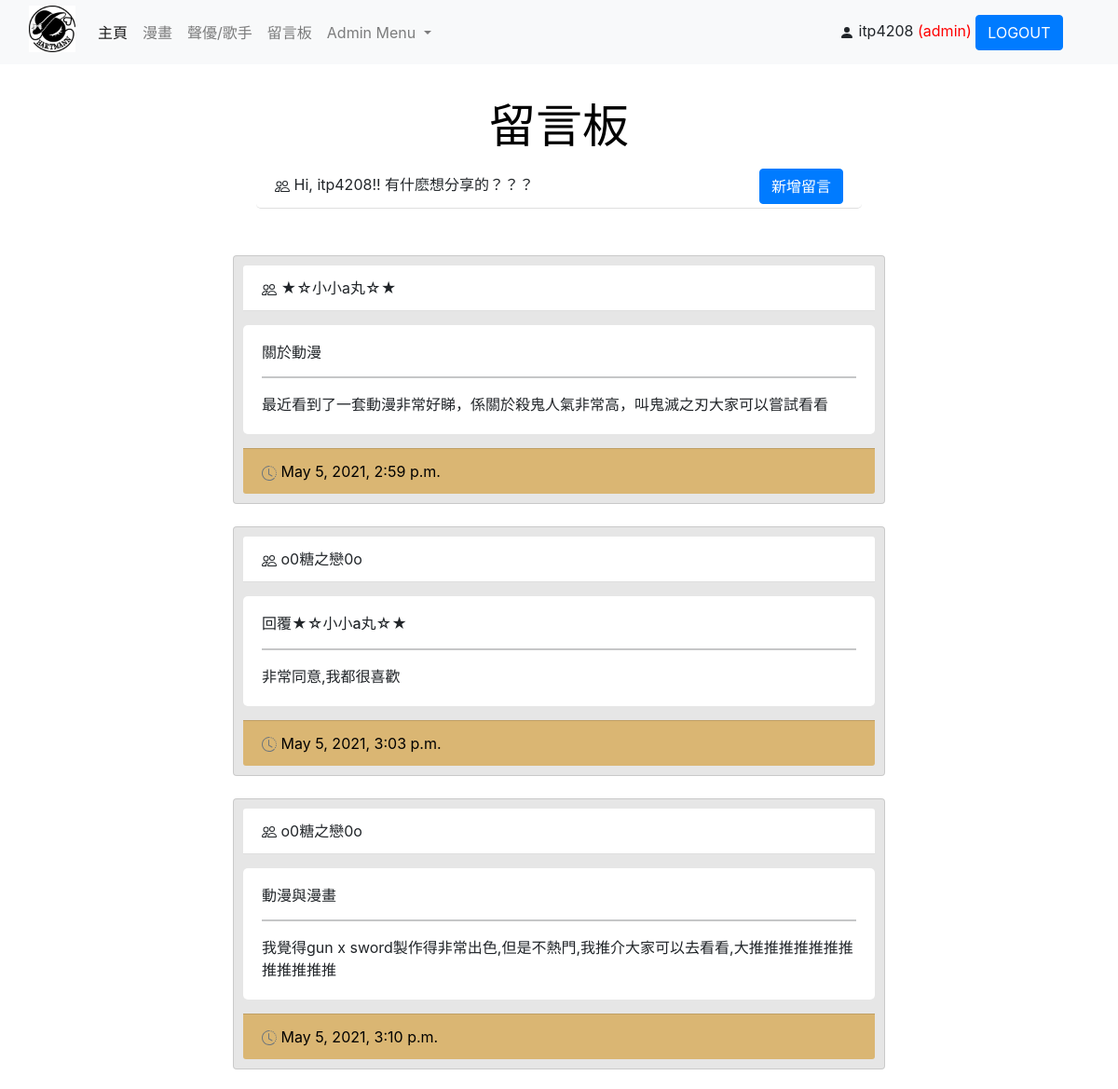
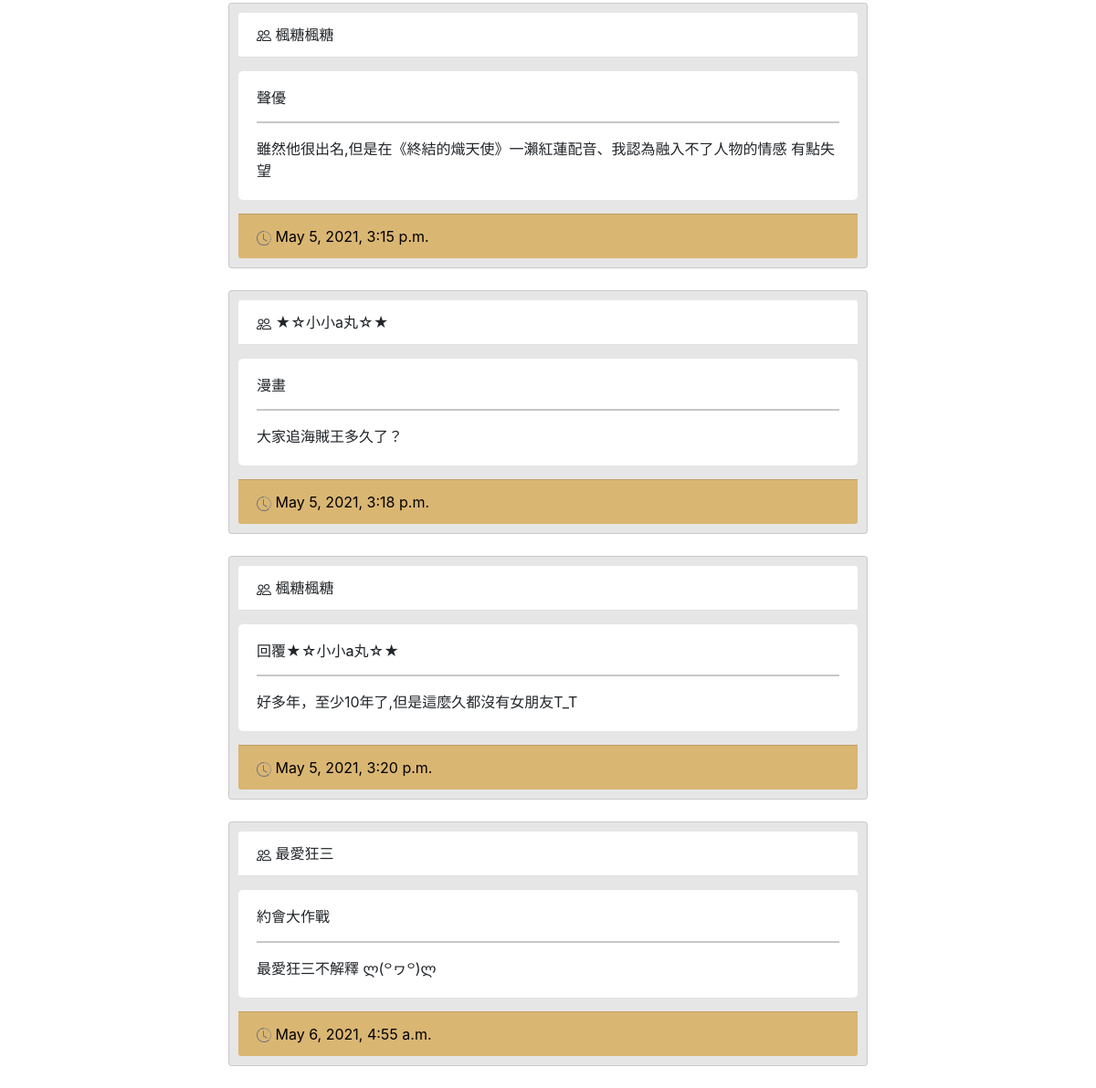
Page /blog/ (signed in) on the committed database (2 pictures, top to bottom).
### myapp/models.py (models this page shows, shortened)
class BlogPostDetail(models.Model):
    title   = models.CharField(max_length=120)
    author_name =  models.CharField(max_length=100, null=True,default='')
    content = models.TextField()
    created = models.DateTimeField(auto_now_add=True)
    updated = models.DateTimeField(auto_now=True)
    class Meta:
        pass

### myapp/views.py (the view)
# urls.py: url(r'^blog/$', ViewBlogPost.as_view(), name='blog'),
class ViewBlogPost(ListView):
        queryset = BlogPostDetail.objects.all()
        template_name = 'blog.html'

### myapp/templates/blog.html (shortened to what this page needs)
{% extends "include/base.html" %}
{% block content %}
<center>
<div id="background">
    <a id="create_blog" style="font-size: 50px;color: black;">留言板</a>
    <div class="card-header" style="height: 50px;max-width: 650px;">
        {% if request.user.is_authenticated %}
            <div style="float: left;">
                <p>
                        Hi, {{ request.user }}!! 有什麽想分享的？？？
                </p>
            </div>
            <div style="float: right; margin-top: -5px;">
                <a href="/blog_create/">
                    <button class="btn btn-primary" type="button">
                        新增留言
                    </button>
                </a>
            </div>
        {% endif %}
    </div>
</div>
{% if object_list %}
        {% for post in object_list %}
            <div class="card text-left col-8 mb-4">
                <div class="card-header">
                    {{ post.author_name }}
                </div>
                <div class="card-body">
                    <h6 class="card-title">{{ post.title }}</h6>
                    <hr>
                    <p class="card-text">{{ post.content }}</p>
                </div>
                <div class="card-footer text-muted">
                    <a id="time">{{ post.updated }}</a>
                </div>
            </div>
        {% endfor %}
    </center>
{% endif %}
{% endblock content %}

### myapp/templates/include/nav.html (shortened to what this page needs)
<link rel="stylesheet" href="../../static/css/bootstrap.min.css">
<nav class="navbar navbar-expand-lg navbar-light bg-light" style="z-index: 2;">
    <div class="container-fluid">
      <a class="navbar-brand" href="/home/">
        <img alt="Brand" style="max-width:50px;margin-top:-7px;" src="../../static/images/logo2.png">
      </a>
      <div class="collapse navbar-collapse" id="navbarNavDropdown">
        <ul class="navbar-nav col-lg-9">
          <li><a class="nav-link active" aria-current="page" href="/home/">主頁</a></li>
          <li><a class="nav-link" aria-current="page" href="/cartoon/">漫畫</a></li>
          <li><a class="nav-link" aria-current="page" href="/singer/">聲優/歌手</a></li>
          <li><a class="nav-link" aria-current="page" href="/blog/">留言板</a></li>
          {% if user.is_superuser %}
          <li class="nav-item dropdown">
            <a class="nav-link dropdown-toggle" href="#" id="navbarDropdownMenuLink" role="button" data-bs-toggle="dropdown" aria-expanded="false">
              Admin Menu
            </a>
          </li>
          {% endif %}
        </ul>
        <div class="d-grid gap-2 d-md-flex justify-content-md-end">
          <center>
            {% if request.user.is_authenticated %}
              <svg xmlns="http://www.w3.org/2000/svg" width="16" height="16" fill="currentColor" class="bi bi-person-fill" viewBox="0 0 16 16">
                <path d="M3 14s-1 0-1-1 1-4 6-4 6 3 6 4-1 1-1 1H3zm5-6a3 3 0 1 0 0-6 3 3 0 0 0 0 6z"/>
              </svg>
              {{ request.user }}
              {% if user.is_superuser %}
              <span style="color: red;">(admin)</span>
              {% endif %}
              <a href="/logout/"><button class="btn btn-primary" type="button"> LOGOUT </button></a>
            {% else %}
              <a href="/login/"><button class="btn btn-primary" type="button"> LOGIN </button></a>
              &nbsp;&nbsp;&nbsp;&nbsp;
              <a href="/signup/"><button class="btn btn-primary" type="button"> SIGN UP </button></a>
            {% endif %}
          </center>
        </div>
      </div>
    </div>
  </nav>

### myapp/templates/include/base.html (style rules this page uses)
body { background-image: url(https://images5.alphacoders.com/114/1145097.jpg); background-repeat: no-repeat; background-size:cover; background-attachment: fixed; }

### myapp/templates/blog.html (style rules this page uses)
#background { padding: 30px; }
#create_blog { color: rgb(255, 255, 255); font-family: DFKai-SB; }
.card { width: 700px; height: auto; padding: 10px; background: rgb(230, 230, 230); margin-top: 20px; }
.card-footer { background: rgb(218, 182, 115); border-radius: 5px; margin-top: 15px; }
#time { color: rgb(0, 0, 0); }
.card-header { background: rgb(255, 255, 255); border-radius: 5px; }
.card-body { background: rgb(255, 255, 255); border-radius: 5px; margin-top: 15px; }

### rows in the picture
BlogPostDetail: author_name "★☆小小a丸☆★", title "關於動漫", content "最近看到了一套動漫非常好睇，係關於殺鬼人氣非常高，叫鬼滅之刃大家可以嘗試看看", updated "May 5, 2021, 2:59 p.m."
BlogPostDetail: author_name "o0糖之戀0o", title "回覆★☆小小a丸☆★", content "非常同意,我都很喜歡", updated "May 5, 2021, 3:03 p.m."
BlogPostDetail: author_name "o0糖之戀0o", title "動漫與漫畫", content "我覺得gun x sword製作得非常出色,但是不熱門,我推介大家可以去看看,大推推推推推推推推推推推推", updated "May 5, 2021, 3:10 p.m."
BlogPostDetail: author_name "楓糖楓糖", title "聲優", content "雖然他很出名,但是在《終結的熾天使》一瀨紅蓮配音、我認為融入不了人物的情感 有點失望", updated "May 5, 2021, 3:15 p.m."
BlogPostDetail: author_name "★☆小小a丸☆★", title "漫畫", content "大家追海賊王多久了？", updated "May 5, 2021, 3:18 p.m."
BlogPostDetail: author_name "楓糖楓糖", title "回覆★☆小小a丸☆★", content "好多年，至少10年了,但是這麼久都沒有女朋友T_T", updated "May 5, 2021, 3:20 p.m."
BlogPostDetail: author_name "最愛狂三", title "約會大作戰", content "最愛狂三不解釋 ლ(꒪ヮ꒪)ლ", updated "May 6, 2021, 4:55 a.m."

### other values in the picture
{{ request.user }} "itp4208"
